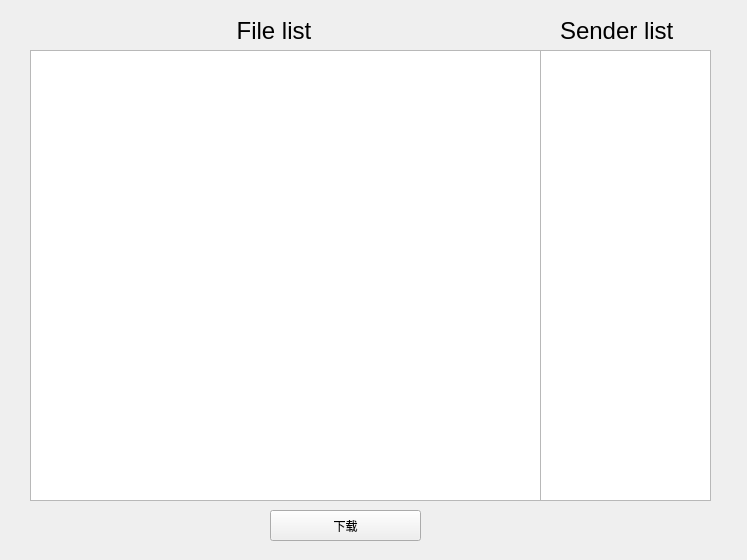
<?xml version="1.0" encoding="UTF-8"?>
<ui version="4.0">
 <class>fileDownload</class>
 <widget class="QWidget" name="fileDownload">
  <property name="geometry">
   <rect>
    <x>0</x>
    <y>0</y>
    <width>747</width>
    <height>560</height>
   </rect>
  </property>
  <property name="windowTitle">
   <string>下载</string>
  </property>
  <widget class="QListWidget" name="fileList">
   <property name="geometry">
    <rect>
     <x>30</x>
     <y>50</y>
     <width>511</width>
     <height>451</height>
    </rect>
   </property>
  </widget>
  <widget class="QLabel" name="label">
   <property name="geometry">
    <rect>
     <x>230</x>
     <y>20</y>
     <width>111</width>
     <height>21</height>
    </rect>
   </property>
   <property name="font">
    <font>
     <pointsize>18</pointsize>
    </font>
   </property>
   <property name="text">
    <string> File list</string>
   </property>
  </widget>
  <widget class="QPushButton" name="Download">
   <property name="geometry">
    <rect>
     <x>270</x>
     <y>510</y>
     <width>151</width>
     <height>31</height>
    </rect>
   </property>
   <property name="text">
    <string>下载</string>
   </property>
  </widget>
  <widget class="QListWidget" name="senderList">
   <property name="geometry">
    <rect>
     <x>540</x>
     <y>50</y>
     <width>171</width>
     <height>451</height>
    </rect>
   </property>
   <property name="selectionMode">
    <enum>QAbstractItemView::NoSelection</enum>
   </property>
  </widget>
  <widget class="QLabel" name="label_2">
   <property name="geometry">
    <rect>
     <x>560</x>
     <y>20</y>
     <width>141</width>
     <height>21</height>
    </rect>
   </property>
   <property name="font">
    <font>
     <pointsize>18</pointsize>
    </font>
   </property>
   <property name="text">
    <string>Sender list</string>
   </property>
  </widget>
 </widget>
 <resources/>
 <connections/>
</ui>
